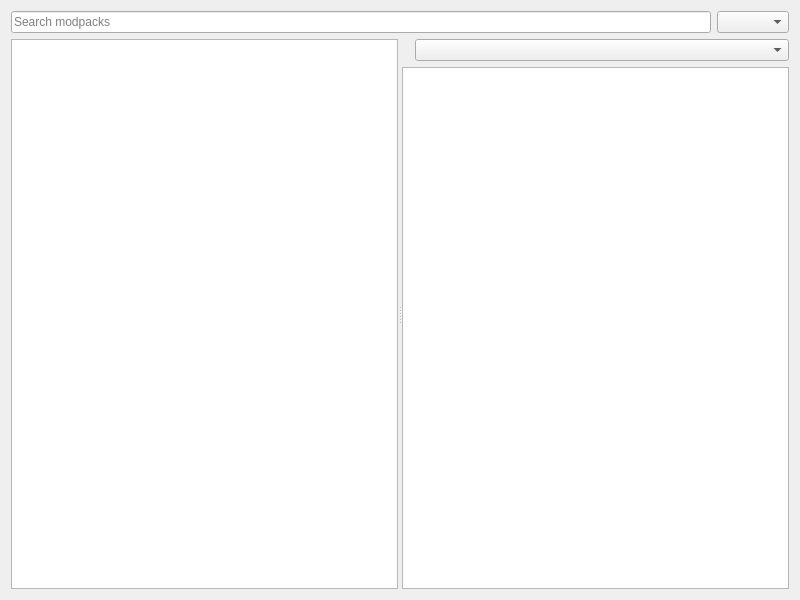
<?xml version="1.0" encoding="UTF-8"?>
<ui version="4.0">
 <class>ModrinthPage</class>
 <widget class="QWidget" name="ModrinthPage">
  <property name="geometry">
   <rect>
    <x>0</x>
    <y>0</y>
    <width>800</width>
    <height>600</height>
   </rect>
  </property>
  <layout class="QVBoxLayout" name="verticalLayout">
   <item>
    <layout class="QHBoxLayout" name="searchRowLayout">
     <item>
      <widget class="QLineEdit" name="searchEdit">
       <property name="clearButtonEnabled">
        <bool>true</bool>
       </property>
       <property name="placeholderText">
        <string>Search modpacks</string>
       </property>
      </widget>
     </item>
     <item>
      <widget class="QComboBox" name="sortByBox"/>
     </item>
    </layout>
   </item>
   <item>
    <widget class="QSplitter" name="splitter">
     <property name="sizePolicy">
      <sizepolicy hsizetype="Expanding" vsizetype="Expanding">
       <horstretch>0</horstretch>
       <verstretch>0</verstretch>
      </sizepolicy>
     </property>
     <property name="orientation">
      <enum>Qt::Horizontal</enum>
     </property>
     <widget class="ModpackListView" name="packView">
      <property name="iconSize">
       <size>
        <width>48</width>
        <height>48</height>
       </size>
      </property>
     </widget>
     <widget class="QWidget" name="detailsPane" native="true">
      <layout class="QVBoxLayout" name="detailsLayout">
       <property name="leftMargin">
        <number>0</number>
       </property>
       <property name="topMargin">
        <number>0</number>
       </property>
       <property name="rightMargin">
        <number>0</number>
       </property>
       <property name="bottomMargin">
        <number>0</number>
       </property>
       <item>
        <layout class="QHBoxLayout" name="packHeaderLayout">
         <item>
          <widget class="ElidedLabel" name="packNameLabel">
           <property name="font">
            <font>
             <bold>true</bold>
            </font>
           </property>
          </widget>
         </item>
         <item>
          <widget class="QComboBox" name="versionSelectionBox">
           <property name="sizePolicy">
            <sizepolicy hsizetype="Expanding" vsizetype="Fixed">
             <horstretch>0</horstretch>
             <verstretch>0</verstretch>
            </sizepolicy>
           </property>
          </widget>
         </item>
        </layout>
       </item>
       <item>
        <widget class="ProjectDescriptionPage" name="packDescription">
         <property name="openExternalLinks">
          <bool>true</bool>
         </property>
         <property name="openLinks">
          <bool>true</bool>
         </property>
        </widget>
       </item>
      </layout>
     </widget>
    </widget>
   </item>
  </layout>
 </widget>
 <customwidgets>
  <customwidget>
   <class>ProjectDescriptionPage</class>
   <extends>QTextBrowser</extends>
   <header>ui/widgets/ProjectDescriptionPage.h</header>
  </customwidget>
  <customwidget>
   <class>ModpackListView</class>
   <extends>QListView</extends>
   <header>ui/widgets/ModpackListView.h</header>
  </customwidget>
  <customwidget>
   <class>ElidedLabel</class>
   <extends>QLabel</extends>
   <header>ui/widgets/ElidedLabel.h</header>
  </customwidget>
 </customwidgets>
 <tabstops>
  <tabstop>searchEdit</tabstop>
  <tabstop>sortByBox</tabstop>
  <tabstop>packView</tabstop>
  <tabstop>packDescription</tabstop>
  <tabstop>versionSelectionBox</tabstop>
 </tabstops>
 <resources/>
 <connections/>
</ui>
